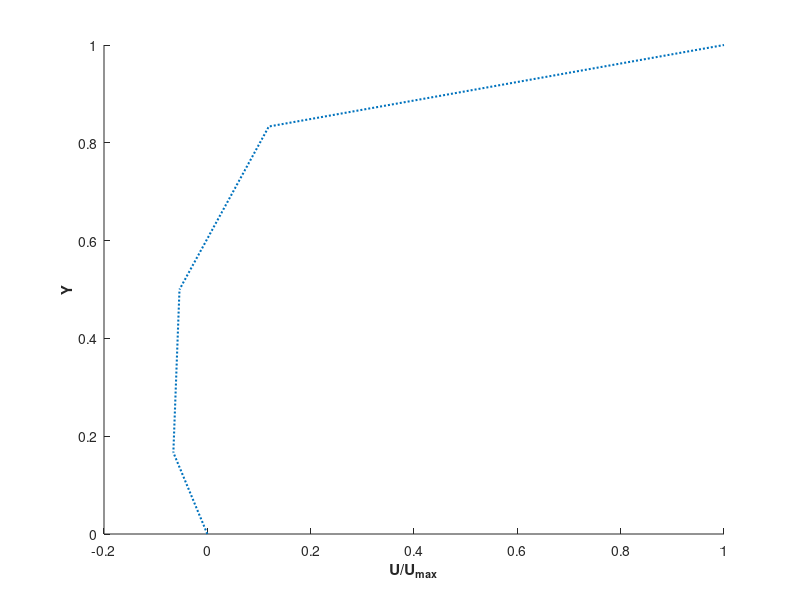

The MATLAB source for this figure: (Note: this script raises an error after producing the figure.)
% Semi Explicit method based 2D unsteady NS solver on a uniform staggered grid

clc; clear; close all;

%% Thermophysical Properties %%
Re  = 100;   % Reynolds Number
rho = 1;     % Density
mu  = 1/Re;  % Dynamic viscosity

%% Geometrial Parameters %%

L1 = 1; % Length of the cavity
L2 = 1; % Height of the cavity

Grid_Points = input('Enter imax value either individually or as an array [7,12,22,42]: ');

for index = 1:length(Grid_Points)

imax = Grid_Points(index);
disp(imax)
jmax = imax;

Dx = L1/(imax-2); % Width of the CV
Dy = L2/(jmax-2); % Height of the CV

x = 0:Dx:L1;
y = 0:Dy:L2;

xc(2:imax-1) = (x(2:imax-1) + x(1:imax-2))/2;
xc(1) = x(1); xc(imax) = x(imax-1);
dx(1:imax-1) = xc(2:imax) - xc(1:imax-1);

yc(2:jmax-1) = (y(2:jmax-1) + y(1:jmax-2))/2;
yc(1) = y(1); yc(jmax) = y(jmax-1);
dy(1:jmax-1) = yc(2:jmax) - yc(1:jmax-1);

%% Initial and Boundary Condition %%

u(imax-1,jmax) = 0;
v(imax,jmax-1) = 0;
P(imax,jmax)   = 0;
P_c(imax,jmax) = 0;

Uo = 1; % Lid velocity
u(2:imax-2,jmax) = Uo;  % Top Boundary

%% Governing Parameters %%
est = 1e-3; % Steady state convergence tolerance
e = 1e-8; % tolerance for mass conservation practically equal to zero


%% Predictor Step %%

n = 0;
Error1 = 1;

while Error1 >= est

    % Timestep %

    Dt_adv = (1/(max(max(abs(u)))/Dx + max(max(abs(v)))/Dy));

    Dt_diff = 0.5/((mu/rho)*((1/Dx)^2 + (1/Dy)^2));

    Dt = 0.4 * min(Dt_diff,Dt_adv);
    %Dt=0.005;

    n = n + 1;

    u_p   = u;  % u predicted
    v_p   = v;  % v predicted
    u_old = u;  % u previous timestep
    v_old = v;
    P_old = P;
    P_p   = P;  % P predicted

    %Non-Dirichlet BCs for Pressure 
    P(:,jmax) = P(:,jmax-1);     % Top Boundary
    P(:,1) = P(:,2);             % Bottom Boundary
    P(1,:) = P(2,:);             % Left Boundary
    P(imax,:) = P(imax-1,:);     % Right Boundary

    %% u-velocity, and mass flux (x-dirn) prediciton %%

    for i = (1:imax-2)
        for j = (2:jmax-1)
 
            m_ux(i,j) = rho*(u_old(i+1,j) + u_old(i,j))/2;
            a_ux(i,j) = max(0,m_ux(i,j))*u_old(i,j) + min(0,m_ux(i,j))*u_old(i+1,j);
            d_ux(i,j) = mu*(u_old(i+1,j) - u_old(i,j))/Dx;
        end
    end

   
    for i = (2:imax-2)
        for j = (1:jmax-1)

            m_uy(i,j) = rho*(v_old(i+1,j) + v_old(i,j))/2;
            a_uy(i,j) = max(0,m_uy(i,j))*u_old(i,j) + min(0,m_uy(i,j))*u_old(i,j+1);

            if j == 1 || j == (jmax-1)
                d_uy(i,j) = mu*(u_old(i,j+1) - u_old(i,j))/(Dy/2);
            else
                d_uy(i,j) = mu*(u_old(i,j+1) - u_old(i,j))/Dy;
            end
        end
    end

    % Calculation of total advection, diffusion and source terms in the x-momentum transport

    for i = (2:imax-2) 
        for j = (2:jmax-1)
            A_u(i,j) = (a_ux(i,j) - a_ux(i-1,j))*Dy + (a_uy(i,j) - a_uy(i,j-1))*Dx;
            D_u(i,j) = (d_ux(i,j) - d_ux(i-1,j))*Dy + (d_uy(i,j) - d_uy(i,j-1))*Dx;
            S_u(i,j) = (P_old(i,j) - P_old(i+1,j))*Dy;
            u_p(i,j) = u_old(i,j) + ((Dt/(rho*Dx*Dy))*(D_u(i,j) - A_u(i,j) + S_u(i,j)));
            m_x_p(i,j) = rho*u_p(i,j);     % Mass Flux at the centroid of u-velocity CV
        end
    end

    %% v-velocity and mass flux (y-dirn) prediction %%

    for j = (2:jmax-2)
        for i = (1:imax-1)
        
            m_vx(i,j) = rho*(u_old(i,j+1) + u_old(i,j))/2;
            a_vx(i,j) = max(0,m_vx(i,j))*v_old(i,j) + min(0,m_vx(i,j))*v_old(i+1,j);

            if i == 1 || i == (imax-1)
                d_vx(i,j) = mu*(v_old(i+1,j) - v_old(i,j))/(Dx/2);
            else
                d_vx(i,j) = mu*(v_old(i+1,j) - v_old(i,j))/Dx;
            end
        end
    end

    for j = (1:jmax-2)
        for i = (2:imax-1)

            m_vy(i,j) = rho*(v_old(i,j+1) + v_old(i,j))/2;
            a_vy(i,j) = max(0,m_vy(i,j))*v_old(i,j) + min(0,m_vy(i,j))*v_old(i,j+1);
            d_vy(i,j) = mu*(v_old(i,j+1) - v_old(i,j))/Dy;
        end
    end

    % Calculating total advection, diffusion and source term in the y-momentum transport

    for i = (2:imax-1) 
        for j = (2:jmax-2)
    
            A_v(i,j) = (a_vx(i,j) - a_vx(i-1,j))*Dy + (a_vy(i,j) - a_vy(i,j-1))*Dx;
            D_v(i,j) = (d_vx(i,j) - d_vx(i-1,j))*Dy + (d_vy(i,j) - d_vy(i,j-1))*Dx;
            S_v(i,j) = (P_old(i,j) - P_old(i,j+1))*Dx;
            v_p(i,j) = v_old(i,j) + Dt/(rho*Dx*Dy) * (D_v(i,j) - A_v(i,j) + S_v(i,j));
            m_y_p(i,j) = rho*v_p(i,j);            
        end
    end   

    % Predicted mass flux on the Boundaries
    m_x_p(1,2:jmax-1) = rho*u(1,2:jmax-1); 
    m_x_p(imax-1,2:jmax-1) = rho*u(imax-1,2:jmax-1);

    m_y_p(2:imax-1,1) = rho*v(2:imax-1,1); 
    m_y_p(2:imax-1,jmax-1) = rho*v(2:imax-1,jmax-1);

    %% Mass Source prediction %%
    
    for i = (2:imax-1)
        for j = (2:jmax-1)
            S_m_p(i,j) = (m_x_p(i,j) - m_x_p(i-1,j))*Dy  + (m_y_p(i,j) - m_y_p(i,j-1))*Dx;
        end
    end

    if max(max(S_m_p)) > e
         
    %% Corrector step %%

    P_c = zeros(imax,jmax);
    N = 0;
    while true
        N = N + 1;
                
        P_p_old   = P_p;
        u_p_old   = u_p;
        v_p_old   = v_p;
        m_x_p_old = m_x_p;
        m_y_p_old = m_y_p;
        S_m_p_old = S_m_p;
        
        P_c(:,jmax) = P_c(:,jmax-1); % Top Boundary
        P_c(:,1)    = P_c(:,2);      % Bottom Boundary
        P_c(1,:)    = P_c(2,:);      % Left Boundary
        P_c(imax,:) = P_c(imax-1,:); % Right Boundary

        P_c_old = P_c;
        
        for i = (2:imax-1)
            for j = (2:jmax-1)
                
                A = -Dt*Dy*((P_c_old(i+1,j) - P_c_old(i,j))/dx(i) - ((P_c_old(i,j) - P_c(i-1,j))/dx(i-1))) ;
                S_m_c = A -Dt*Dx*((P_c_old(i,j+1) - P_c_old(i,j))/dy(j) - ((P_c_old(i,j) - P_c(i,j-1))/dy(j-1)));

                aP = Dt*((1/dx(i) + 1/dx(i-1))*Dy + (1/dy(j) + 1/dy(j-1))*Dx);

                P_c(i,j) = P_c_old(i,j) - ((1/aP) * (S_m_p_old(i,j) + S_m_c));

             end
        end

        for i = (1:imax-1)
            for j = (2:jmax-1)
    
                m_x_c(i,j) = -(Dt/dx(i))*(P_c(i+1,j) - P_c(i,j));
                m_x_p(i,j) = m_x_p_old(i,j) + m_x_c(i,j);
                u_p(i,j) = (m_x_p(i,j))/rho;
            end
        end

        for i = (2:imax-1)
            for j = (1:jmax-1)
    
                m_y_c(i,j) = -(Dt/dy(j))*(P_c(i,j+1) - P_c(i,j));
                m_y_p(i,j) = m_y_p_old(i,j) + m_y_c(i,j);
                v_p(i,j) = (m_y_p(i,j))/rho;
            end
        end

        for i = (2:imax-1)
            for j = (2:jmax-1)
                
                S_m_p(i,j)=(m_x_p(i,j) - m_x_p(i-1,j))*Dy + (m_y_p(i,j) - m_y_p(i,j-1))*Dx;
                P_p(i,j) = P_p_old(i,j) + P_c(i,j);
            end
        end
        %disp(max(max(S_m_p)))
        Error2 = max(max((S_m_p)));
        if Error2 <= e
            break
        end
    end
    end
   
    P  = P_p;
    u  = u_p;
    v  = v_p;
    m_x = m_x_p;
    m_y = m_y_p;

    % Error1 = max(max(max(abs(u - u_old)))/Dt, max(max(abs(v - v_old)))/Dt);
    % disp(Error1)

    U =u./Uo;
    U_old=u_old./Uo;
    V = v./Uo;
    V_old = v_old./Uo;
    dt=(Uo*Dt)/L2;
    Error1 = max(max(max(abs(U-U_old)/dt)),max(max(abs(V-V_old)/dt)));
    %disp(Error1)
end

figure(1)
hold on
c = [":", "-.", "--","-"];
if rem(imax,2) == 0
    Uc = (u(imax/2,:) + u((imax/2)+1,:))/2;
    plot(Uc,yc, c(index), 'LineWidth',1.5, 'DisplayName', sprintf('%d x %d', imax, jmax))
else
    Uc = u((imax+1)/2,:);
    plot(Uc,yc, c(index), 'LineWidth',1.5, 'DisplayName', sprintf('%d x %d', imax, jmax))
end

ylabel("Y", "FontWeight","bold")
xlabel("U/U_{max}", "FontWeight","bold")

title(["Centreline Velocity, U vs y (x = 0.5) @ Re = " + num2str(Re)])

legend('-DynamicLegend');
%legend({strcat('b=',num2str(b(index)))},"FontSize",14)
hold on

figure(2)
hold on
c = [":", "-.", "--","-"];
if rem(imax,2) == 0
    Vc = (v(:,jmax/2) + v(:,(jmax/2)+1))/2;
    plot(xc,Vc, c(index), 'LineWidth',1.5, 'DisplayName', sprintf('%d x %d', imax, jmax))
else
    Vc = v(:,(jmax+1)/2);
    plot(xc,Vc, c(index), 'LineWidth',1.5, 'DisplayName', sprintf('%d x %d', imax, jmax))
end

ylabel("V/U_{max}", "FontWeight","bold")
xlabel("X", "FontWeight","bold")
title(["Centreline Velocity, V vs x (y = 0.5) @ Re = " + num2str(Re)])

legend('-DynamicLegend');
%legend({strcat('b=',num2str(b(index)))},"FontSize",14)
hold on

end

figure(2)
x_com=[0;0.0625;0.0703;0.0781;0.0938;0.1563;0.2266;0.2344;0.5;0.8047;0.8594;0.9063;0.9453;0.9531;0.9609;0.9688;1];
v_com=[0;0.09233;0.10091;0.1089;0.12317;0.16077;0.17507;0.17527;0.05454;-0.24533;-0.22445;-0.16914;-0.10313;-0.08864;-0.07391;-0.05906;0];
scatter(x_com,v_com,'filled','v', 'DisplayName','Ghia et al. (1982)')
axis square
ax = gca; % Get the current axes
ax.TickDir = 'out'; % Set tick direction to 'out'


figure(1)
y_com = [0,0.0547,0.0625,0.0703,0.1016,0.1719,0.2813,0.4531,0.5,0.6172,0.7344,0.8516,0.9531,0.9609,0.9688,0.9766,1];
u_com = [0,-0.03717,-0.04192,-0.04775,-0.063434,-0.1015,-0.15662,-0.2109,-0.20581,-0.136641,0.00332,0.23151,0.68717,0.73722,0.78871,0.84123,1];
scatter(u_com,y_com,'filled','s', 'DisplayName','Ghia et al. (1982)')
axis square
ax = gca; % Get the current axes
ax.TickDir = 'out'; % Set tick direction to 'out'




